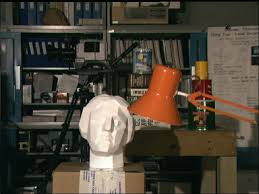
#> input picture camera_3d_mapping/Object_Detection/example.png, 259 x 194 px; the run also reads 1 picture not shown here
$ python disparity-map.py
#> lines starting #> are read from the running program, lines starting #| are printed output that depends on the picture; after the words box and inside, x2 and y2 are one past the last pixel; in counts of white or black regions, pixels touching at a corner belong together
import numpy as np
import cv2
from pathlib import Path
from matplotlib import pyplot as plt

img_input = cv2.imread('example.png')
#> img_input is the input picture: shape (194, 259, 3); mean B, G, R 55.6, 67.6, 74.9
img_output = cv2.imread('example-disparity-map.png')

new_input = cv2.cvtColor(img_input, cv2.COLOR_BGR2GRAY)
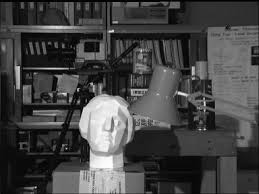
#> new_input: shape (194, 259); min 0, max 253, mean 68.4
new_output = cv2.cvtColor(img_output, cv2.COLOR_BGR2GRAY)

stereo = cv2.StereoBM.create(numDisparities=16, blockSize=15)
disparity = stereo.compute(new_input, new_output)
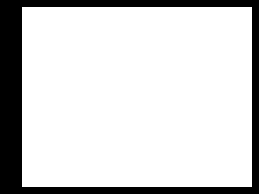
#> disparity: shape (194, 259) int16; values -16 (black) and 0 (white), 82.4% white; 1 black region, box (x1, y1, x2, y2) and area: (0, 0, 259, 194) 8846

print(disparity)
#> (printed output is left out)

cv2.imshow("disparity", disparity)
cv2.waitKey(0)
